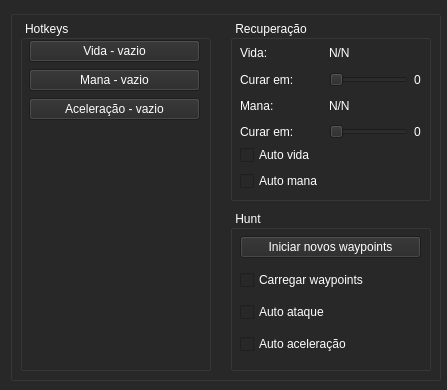
<?xml version="1.0" encoding="UTF-8"?>
<ui version="4.0">
 <class>MainWindow</class>
 <widget class="QMainWindow" name="MainWindow">
  <property name="geometry">
   <rect>
    <x>0</x>
    <y>0</y>
    <width>447</width>
    <height>390</height>
   </rect>
  </property>
  <property name="minimumSize">
   <size>
    <width>370</width>
    <height>170</height>
   </size>
  </property>
  <property name="maximumSize">
   <size>
    <width>1000</width>
    <height>1000</height>
   </size>
  </property>
  <property name="windowTitle">
   <string>KBlack BOT</string>
  </property>
  <property name="windowIcon">
   <iconset>
    <normaloff>system/recursos/kake_icon2.ico</normaloff>system/recursos/kake_icon2.ico</iconset>
  </property>
  <property name="styleSheet">
   <string notr="true">background: #282828;</string>
  </property>
  <widget class="QWidget" name="centralwidget">
   <widget class="QGroupBox" name="groupBox">
    <property name="geometry">
     <rect>
      <x>10</x>
      <y>10</y>
      <width>431</width>
      <height>371</height>
     </rect>
    </property>
    <property name="sizePolicy">
     <sizepolicy hsizetype="Preferred" vsizetype="Preferred">
      <horstretch>0</horstretch>
      <verstretch>0</verstretch>
     </sizepolicy>
    </property>
    <property name="baseSize">
     <size>
      <width>0</width>
      <height>0</height>
     </size>
    </property>
    <property name="font">
     <font>
      <weight>50</weight>
      <bold>false</bold>
     </font>
    </property>
    <property name="styleSheet">
     <string notr="true">color: rgb(255, 255, 255);</string>
    </property>
    <property name="title">
     <string/>
    </property>
    <property name="flat">
     <bool>false</bool>
    </property>
    <property name="checkable">
     <bool>false</bool>
    </property>
    <widget class="QGroupBox" name="groupBox_2">
     <property name="geometry">
      <rect>
       <x>220</x>
       <y>10</y>
       <width>201</width>
       <height>181</height>
      </rect>
     </property>
     <property name="autoFillBackground">
      <bool>false</bool>
     </property>
     <property name="styleSheet">
      <string notr="true"/>
     </property>
     <property name="title">
      <string> Recuperação </string>
     </property>
     <widget class="QWidget" name="gridLayoutWidget">
      <property name="geometry">
       <rect>
        <x>10</x>
        <y>20</y>
        <width>181</width>
        <height>151</height>
       </rect>
      </property>
      <layout class="QGridLayout" name="gridLayout">
       <item row="1" column="1">
        <widget class="QLabel" name="label_vida">
         <property name="text">
          <string>N/N</string>
         </property>
        </widget>
       </item>
       <item row="1" column="0">
        <widget class="QLabel" name="label">
         <property name="font">
          <font>
           <weight>50</weight>
           <bold>false</bold>
          </font>
         </property>
         <property name="text">
          <string>Vida:</string>
         </property>
         <property name="margin">
          <number>5</number>
         </property>
        </widget>
       </item>
       <item row="2" column="1">
        <widget class="QSlider" name="slider_vida">
         <property name="styleSheet">
          <string notr="true"/>
         </property>
         <property name="orientation">
          <enum>Qt::Horizontal</enum>
         </property>
         <property name="invertedAppearance">
          <bool>false</bool>
         </property>
         <property name="invertedControls">
          <bool>false</bool>
         </property>
        </widget>
       </item>
       <item row="2" column="2">
        <widget class="QLabel" name="label_pontoMax_vida">
         <property name="text">
          <string>0</string>
         </property>
        </widget>
       </item>
       <item row="2" column="0">
        <widget class="QLabel" name="label_5">
         <property name="font">
          <font>
           <weight>50</weight>
           <bold>false</bold>
          </font>
         </property>
         <property name="text">
          <string>Curar em:</string>
         </property>
         <property name="margin">
          <number>5</number>
         </property>
        </widget>
       </item>
       <item row="4" column="1">
        <widget class="QSlider" name="slider_mana">
         <property name="styleSheet">
          <string notr="true"/>
         </property>
         <property name="orientation">
          <enum>Qt::Horizontal</enum>
         </property>
         <property name="invertedAppearance">
          <bool>false</bool>
         </property>
         <property name="invertedControls">
          <bool>false</bool>
         </property>
        </widget>
       </item>
       <item row="5" column="0">
        <widget class="QCheckBox" name="checkBox_ligar_vida">
         <property name="styleSheet">
          <string notr="true">QCheckBox::indicator:unchecked {
														background: white;
};</string>
         </property>
         <property name="text">
          <string>Auto vida</string>
         </property>
         <property name="checked">
          <bool>false</bool>
         </property>
        </widget>
       </item>
       <item row="3" column="0">
        <widget class="QLabel" name="label_2">
         <property name="font">
          <font>
           <weight>50</weight>
           <bold>false</bold>
          </font>
         </property>
         <property name="text">
          <string>Mana:</string>
         </property>
         <property name="margin">
          <number>5</number>
         </property>
        </widget>
       </item>
       <item row="3" column="1">
        <widget class="QLabel" name="label_mana">
         <property name="text">
          <string>N/N</string>
         </property>
        </widget>
       </item>
       <item row="4" column="2">
        <widget class="QLabel" name="label_pontoMax_mana">
         <property name="text">
          <string>0</string>
         </property>
        </widget>
       </item>
       <item row="4" column="0">
        <widget class="QLabel" name="label_6">
         <property name="font">
          <font>
           <weight>50</weight>
           <bold>false</bold>
          </font>
         </property>
         <property name="text">
          <string>Curar em:</string>
         </property>
         <property name="margin">
          <number>5</number>
         </property>
        </widget>
       </item>
       <item row="6" column="0">
        <widget class="QCheckBox" name="checkBox_ligar_mana">
         <property name="layoutDirection">
          <enum>Qt::LeftToRight</enum>
         </property>
         <property name="styleSheet">
          <string notr="true">QCheckBox::indicator:unchecked {
														background: white;
};</string>
         </property>
         <property name="text">
          <string>Auto mana</string>
         </property>
        </widget>
       </item>
      </layout>
     </widget>
    </widget>
    <widget class="QGroupBox" name="groupBox_4">
     <property name="geometry">
      <rect>
       <x>10</x>
       <y>10</y>
       <width>191</width>
       <height>351</height>
      </rect>
     </property>
     <property name="title">
      <string> Hotkeys</string>
     </property>
     <widget class="QWidget" name="verticalLayoutWidget">
      <property name="geometry">
       <rect>
        <x>9</x>
        <y>19</y>
        <width>171</width>
        <height>83</height>
       </rect>
      </property>
      <layout class="QVBoxLayout" name="verticalLayout">
       <item>
        <widget class="QPushButton" name="pushButton_hotkey_vida">
         <property name="font">
          <font>
           <weight>50</weight>
           <bold>false</bold>
          </font>
         </property>
         <property name="focusPolicy">
          <enum>Qt::NoFocus</enum>
         </property>
         <property name="text">
          <string>Vida - vazio</string>
         </property>
        </widget>
       </item>
       <item>
        <widget class="QPushButton" name="pushButton_hotkey_mana">
         <property name="font">
          <font>
           <weight>50</weight>
           <bold>false</bold>
          </font>
         </property>
         <property name="focusPolicy">
          <enum>Qt::NoFocus</enum>
         </property>
         <property name="text">
          <string>Mana - vazio</string>
         </property>
        </widget>
       </item>
       <item>
        <widget class="QPushButton" name="pushButton_hotkey_hur">
         <property name="font">
          <font>
           <weight>50</weight>
           <bold>false</bold>
          </font>
         </property>
         <property name="focusPolicy">
          <enum>Qt::NoFocus</enum>
         </property>
         <property name="text">
          <string>Aceleração - vazio</string>
         </property>
        </widget>
       </item>
      </layout>
     </widget>
    </widget>
    <widget class="QGroupBox" name="groupBox_5">
     <property name="geometry">
      <rect>
       <x>220</x>
       <y>200</y>
       <width>201</width>
       <height>161</height>
      </rect>
     </property>
     <property name="title">
      <string> Hunt </string>
     </property>
     <widget class="QWidget" name="gridLayoutWidget_4">
      <property name="geometry">
       <rect>
        <x>10</x>
        <y>20</y>
        <width>181</width>
        <height>131</height>
       </rect>
      </property>
      <layout class="QGridLayout" name="gridLayout_3">
       <item row="1" column="0">
        <widget class="QCheckBox" name="checkBox_load_way">
         <property name="layoutDirection">
          <enum>Qt::LeftToRight</enum>
         </property>
         <property name="autoFillBackground">
          <bool>false</bool>
         </property>
         <property name="styleSheet">
          <string notr="true">QCheckBox::indicator:unchecked {
														background: white;
};</string>
         </property>
         <property name="text">
          <string>Carregar waypoints</string>
         </property>
        </widget>
       </item>
       <item row="0" column="0">
        <widget class="QPushButton" name="pushButton_ligar_registro">
         <property name="font">
          <font>
           <weight>50</weight>
           <bold>false</bold>
          </font>
         </property>
         <property name="focusPolicy">
          <enum>Qt::NoFocus</enum>
         </property>
         <property name="text">
          <string>Iniciar novos waypoints</string>
         </property>
        </widget>
       </item>
       <item row="2" column="0">
        <widget class="QCheckBox" name="checkBox_auto_atk">
         <property name="styleSheet">
          <string notr="true">QCheckBox::indicator:unchecked {
														background: white;
};</string>
         </property>
         <property name="text">
          <string>Auto ataque</string>
         </property>
        </widget>
       </item>
       <item row="3" column="0">
        <widget class="QCheckBox" name="checkBox_ligar_hur">
         <property name="styleSheet">
          <string notr="true">QCheckBox::indicator:unchecked {
														background: white;
};</string>
         </property>
         <property name="text">
          <string>Auto aceleração</string>
         </property>
        </widget>
       </item>
      </layout>
     </widget>
    </widget>
   </widget>
  </widget>
 </widget>
 <resources/>
 <connections/>
</ui>
